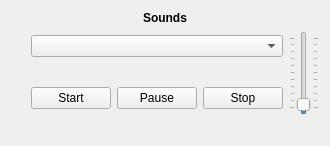
          <widget class="QWidget" name="verticalLayoutWidget">
           <layout class="QVBoxLayout" name="verticalLayout">
            <item>
             <widget class="QLabel" name="sound_panel_label">
              <property name="sizePolicy">
               <sizepolicy hsizetype="Preferred" vsizetype="Minimum">
                <horstretch>0</horstretch>
                <verstretch>0</verstretch>
               </sizepolicy>
              </property>
              <property name="font">
               <font>
                <bold>true</bold>
               </font>
              </property>
              <property name="autoFillBackground">
               <bool>false</bool>
              </property>
              <property name="text">
               <string>Sounds</string>
              </property>
              <property name="alignment">
               <set>Qt::AlignCenter</set>
              </property>
             </widget>
            </item>
            <item>
             <layout class="QHBoxLayout" name="horizontalLayout_2">
              <item>
               <spacer name="verticalSpacer">
                <property name="orientation">
                 <enum>Qt::Vertical</enum>
                </property>
                <property name="sizeHint" stdset="0">
                 <size>
                  <width>20</width>
                  <height>40</height>
                 </size>
                </property>
               </spacer>
              </item>
              <item>
               <layout class="QVBoxLayout" name="verticalLayout_5">
                <item>
                 <widget class="QComboBox" name="select_sound_combo_box"/>
                </item>
                <item>
                 <spacer name="sound_panel_horizontal_spacer">
                  <property name="orientation">
                   <enum>Qt::Horizontal</enum>
                  </property>
                  <property name="sizeHint" stdset="0">
                   <size>
                    <width>40</width>
                    <height>20</height>
                   </size>
                  </property>
                 </spacer>
                </item>
                <item>
                 <layout class="QHBoxLayout" name="horizontalLayout_5">
                  <item>
                   <widget class="QPushButton" name="sound_panel_start_button">
                    <property name="text">
                     <string>Start</string>
                    </property>
                    <property name="default">
                     <bool>false</bool>
                    </property>
                    <property name="flat">
                     <bool>false</bool>
                    </property>
                   </widget>
                  </item>
                  <item>
                   <widget class="QPushButton" name="sound_panel_pause_button">
                    <property name="text">
                     <string>Pause</string>
                    </property>
                   </widget>
                  </item>
                  <item>
                   <widget class="QPushButton" name="sound_panel_stop_button">
                    <property name="text">
                     <string>Stop</string>
                    </property>
                   </widget>
                  </item>
                 </layout>
                </item>
               </layout>
              </item>
              <item>
               <widget class="QSlider" name="sound_panel_vertical_slider">
                <property name="minimumSize">
                 <size>
                  <width>30</width>
                  <height>0</height>
                 </size>
                </property>
                <property name="sliderPosition">
                 <number>5</number>
                </property>
                <property name="orientation">
                 <enum>Qt::Vertical</enum>
                </property>
                <property name="tickPosition">
                 <enum>QSlider::TicksBothSides</enum>
                </property>
               </widget>
              </item>
             </layout>
            </item>
            <item>
             <spacer name="horizontalSpacer_3">
              <property name="orientation">
               <enum>Qt::Horizontal</enum>
              </property>
              <property name="sizeHint" stdset="0">
               <size>
                <width>40</width>
                <height>20</height>
               </size>
              </property>
             </spacer>
            </item>
           </layout>
          </widget>
